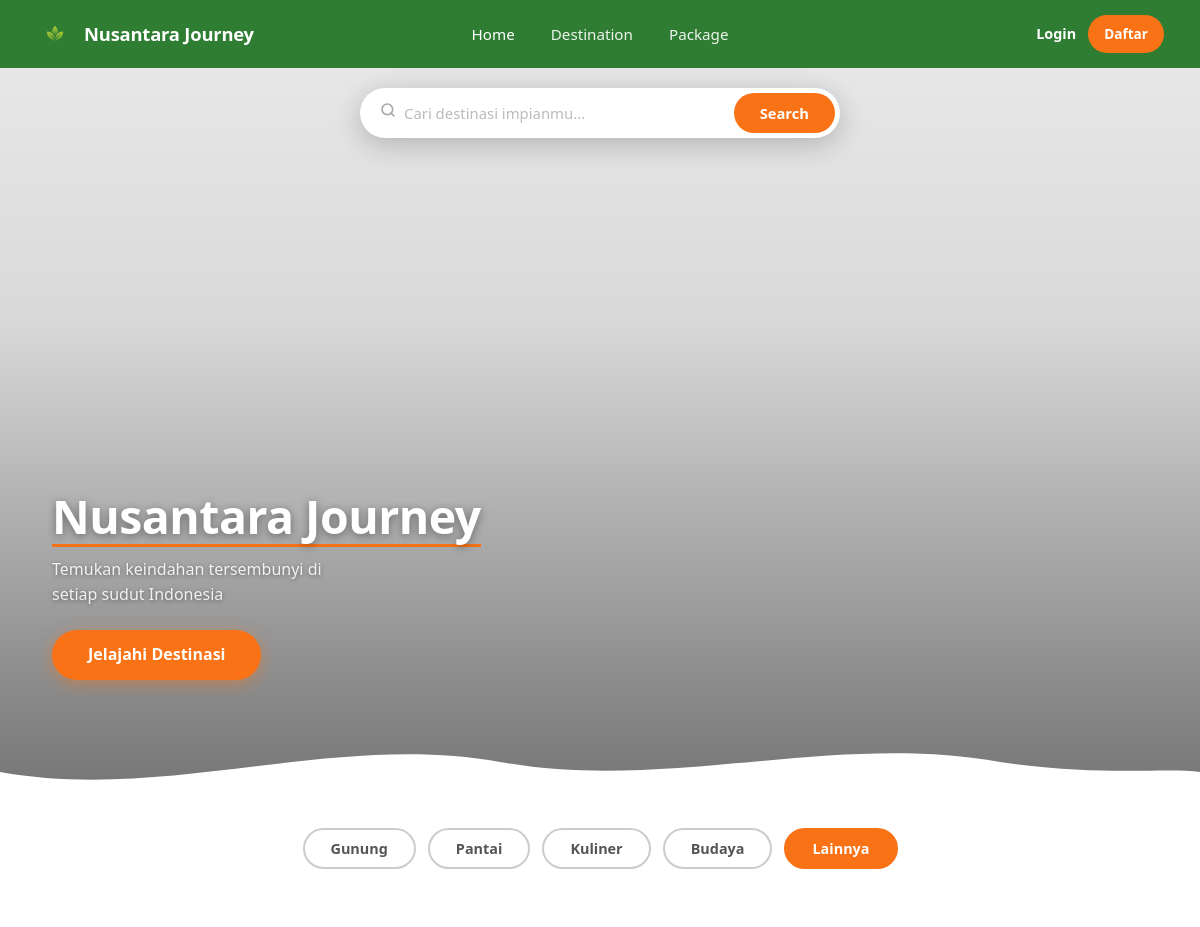
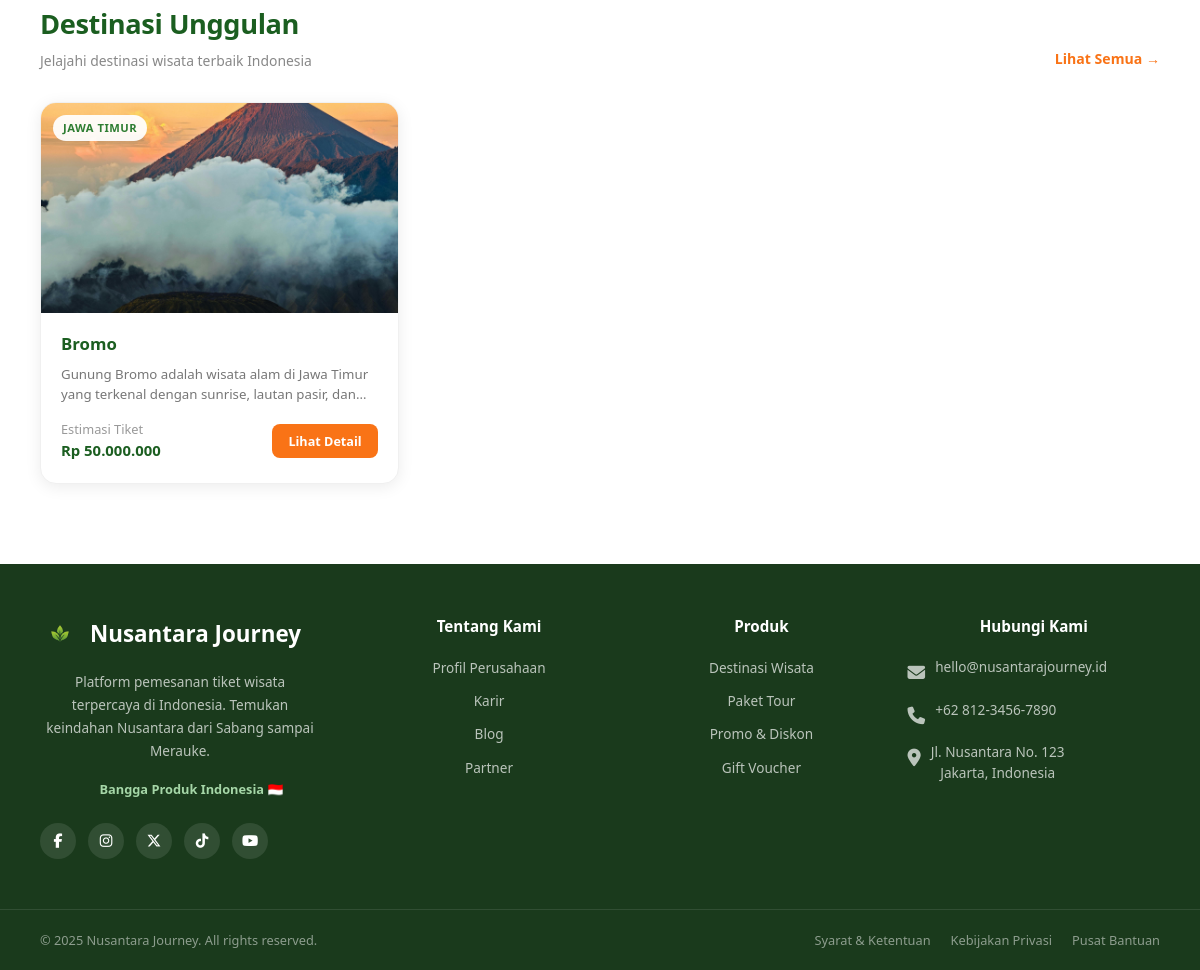
The page / on the database its author committed (2 pictures, top to bottom).
### tables this page shows
CREATE TABLE `destinasi` (
  `id` int(11) NOT NULL,
  `provinsi_id` int(11) DEFAULT NULL,
  `nama_destinasi` varchar(150) NOT NULL,
  `provinsi` varchar(100) NOT NULL,
  `deskripsi` text NOT NULL,
  `harga` int(11) NOT NULL DEFAULT 0,
  `gambar` varchar(255) DEFAULT '',
  `created_at` timestamp NOT NULL DEFAULT current_timestamp(),
  `stok_tiket` int(11) DEFAULT 100
);

CREATE TABLE `provinsi` (
  `id` int(11) NOT NULL,
  `nama_provinsi` varchar(100) NOT NULL,
  `pulau` varchar(100) DEFAULT NULL,
  `ibu_kota` varchar(100) DEFAULT NULL,
  `populasi` varchar(50) DEFAULT NULL,
  `deskripsi` text DEFAULT NULL,
  `gambar` varchar(255) DEFAULT NULL,
  `highlight` varchar(255) DEFAULT NULL,
  `created_at` timestamp NOT NULL DEFAULT current_timestamp()
);

### index.php (the view, shortened to what this page needs)
<?php
require_once 'koneksi.php';
$q = mysqli_query($koneksi, "SELECT d.*, p.nama_provinsi FROM destinasi d LEFT JOIN provinsi p ON d.provinsi_id = p.id ORDER BY d.created_at DESC");
?>
<!DOCTYPE html>
<html lang="id">
<head>
    <link rel="stylesheet" href="assets/css/index.css">
    <link rel="stylesheet" href="https://cdnjs.cloudflare.com/ajax/libs/font-awesome/6.5.1/css/all.min.css">
</head>
<body>
    <nav class="main-nav">
        <a href="index.php" class="nav-brand">
            <img src="uploads/logo.png" alt="Logo" class="nav-logo-leaf"
                 onerror="this.onerror=null; this.src='uploads/logo.png'">
            <span class="nav-brand-name">Nusantara Journey</span>
        </a>
        <div class="nav-links">
            <a href="index.php" class="aktif">Home</a>
            <a href="user/provinsi.php">Destination</a>
            <a href="user/provinsi.php">Package</a>
        </div>
        <div style="display: flex; gap: 12px; align-items: center;">
            <?php if (isset($_SESSION['user_id'])): ?>
                <a href="user/dashboard.php" style="color: white; text-decoration: none; font-weight: 600; font-size: 0.9rem;">Dashboard</a>
                <a href="logout.php" style="background: rgba(255,255,255,0.2); color: white; padding: 8px 16px; border-radius: 20px; text-decoration: none; font-weight: 600; font-size: 0.85rem;">Logout</a>
            <?php else: ?>
                <a href="login.php" style="color: white; text-decoration: none; font-weight: 600; font-size: 0.9rem;">Login</a>
                <a href="register.php" style="background: #f97316; color: white; padding: 8px 16px; border-radius: 20px; text-decoration: none; font-weight: 600; font-size: 0.85rem;">Daftar</a>
            <?php endif; ?>
        </div>
    </nav>
    <section class="hero-section">
        <div class="hero-overlay"></div>
        <div class="hero-search-wrap">
            <div class="hero-search">
                <span class="hero-search-icon">
                    <svg width="16" height="16" viewBox="0 0 24 24" fill="none" stroke="#aaa" stroke-width="2.5" stroke-linecap="round">
                        <circle cx="11" cy="11" r="8"/><line x1="21" y1="21" x2="16.65" y2="16.65"/>
                    </svg>
                </span>
                <input type="text" id="inputCari" placeholder="Cari destinasi impianmu...">
                <button class="btn-search" onclick="cariDestinasi()">Search</button>
            </div>
        </div>
        <div class="hero-content">
            <h1 class="hero-title">
                <span class="underline-accent">Nusantara Journey</span>
            </h1>
            <p class="hero-desc">
                Temukan keindahan tersembunyi di<br>setiap sudut Indonesia
            </p>
            <a href="user/provinsi.php" class="btn-explore">Jelajahi Destinasi</a>
        </div>
        <div class="hero-wave">
            <svg viewBox="0 0 1440 90" xmlns="http://www.w3.org/2000/svg" preserveAspectRatio="none">
                <path fill="#ffffff"
                    d="M0,60 C200,90 400,20 600,50 C800,80 1000,20 1200,50 C1320,65 1400,55 1440,60 L1440,90 L0,90 Z"/>
            </svg>
        </div>
    </section>
    <div class="kategori-section" id="destinasi">
        <button class="btn-kategori" onclick="filterKategori(this)">Gunung</button>
        <button class="btn-kategori" onclick="filterKategori(this)">Pantai</button>
        <button class="btn-kategori" onclick="filterKategori(this)">Kuliner</button>
        <button class="btn-kategori" onclick="filterKategori(this)">Budaya</button>
        <button class="btn-kategori aktif" onclick="filterKategori(this)">Lainnya</button>
    </div>
    <section class="destinasi-section">
        <div class="section-container">
            <div class="section-header">
                <div class="section-header-left">
                    <h2>Destinasi Unggulan</h2>
                    <p>Jelajahi destinasi wisata terbaik Indonesia</p>
                </div>
                <div class="section-header-right">
                    <a href="user/provinsi.php">Lihat Semua &rarr;</a>
                </div>
            </div>
            <?php if ($q && mysqli_num_rows($q) > 0): ?>
            <div class="dest-grid" id="gridDestinasi">
                <?php $i = 0; while ($row = mysqli_fetch_assoc($q)):
                    $ada_gambar = !empty($row['gambar']) && file_exists('uploads/' . $row['gambar']);
                ?>
                <a class="dest-card" href="user/detail.php?id=<?= $row['id'] ?>">
                    <div class="dest-card-img">
                        <?php if ($ada_gambar): ?>
                            <img src="uploads/<?= htmlspecialchars($row['gambar']) ?>"
                                alt="<?= htmlspecialchars($row['nama_destinasi']) ?>">
                        <?php endif; ?>
                        <span class="dest-card-badge"><?= htmlspecialchars($row['nama_provinsi'] ?? $row['provinsi'] ?? 'Indonesia') ?></span>
                    </div>
                    <div class="dest-card-body">
                        <h4><?= htmlspecialchars($row['nama_destinasi']) ?></h4>
                        <p><?= htmlspecialchars($row['deskripsi']) ?></p>
                        <div class="dest-card-footer">
                            <div class="dest-card-harga">
                                Estimasi Tiket
                                <strong>Rp <?= number_format($row['harga'], 0, ',', '.') ?></strong>
                            </div>
                            <span class="btn-dest-detail">Lihat Detail</span>
                        </div>
                    </div>
                </a>
                <?php endwhile; ?>
            </div>
            <?php else: ?>
            <div class="dest-empty">
                <p>Belum ada destinasi tersedia.</p>
            </div>
            <?php endif; ?>
        </div>
    </section>
    <footer class="main-footer">
        <div class="footer-container">
            <div class="footer-grid">
                <div class="footer-brand">
                    <div class="footer-brand-name">
                        <img src="uploads/logo.png" alt="Logo" class="footer-brand-logo" onerror="this.style.display='none'">
                        Nusantara Journey
                    </div>
                    <p class="footer-desc">
                        Platform pemesanan tiket wisata terpercaya di Indonesia.
                        Temukan keindahan Nusantara dari Sabang sampai Merauke.
                    </p>
                    <span class="footer-tagline">Bangga Produk Indonesia 🇮🇩</span>
                    <div class="footer-social">
                        <a href="#" class="footer-social-link" title="Facebook"><i class="fa-brands fa-facebook-f"></i></a>
                        <a href="#" class="footer-social-link" title="Instagram"><i class="fa-brands fa-instagram"></i></a>
                        <a href="#" class="footer-social-link" title="Twitter / X"><i class="fa-brands fa-x-twitter"></i></a>
                        <a href="#" class="footer-social-link" title="TikTok"><i class="fa-brands fa-tiktok"></i></a>
                        <a href="#" class="footer-social-link" title="YouTube"><i class="fa-brands fa-youtube"></i></a>
                    </div>
                </div>
                <div class="footer-col">
                    <h4>Tentang Kami</h4>
                    <ul>
                        <li><a href="#">Profil Perusahaan</a></li>
                        <li><a href="#">Karir</a></li>
                        <li><a href="#">Blog</a></li>
                        <li><a href="#">Partner</a></li>
                    </ul>
                </div>
                <div class="footer-col">
                    <h4>Produk</h4>
                    <ul>
                        <li><a href="user/provinsi.php">Destinasi Wisata</a></li>
                        <li><a href="user/dashboard.php">Paket Tour</a></li>
                        <li><a href="#">Promo & Diskon</a></li>
                        <li><a href="#">Gift Voucher</a></li>
                    </ul>
                </div>
                <div class="footer-col">
                    <h4>Hubungi Kami</h4>
                    <div class="footer-contact-item">
                        <span class="footer-contact-icon"><i class="fa-solid fa-envelope"></i></span>
                        <span>hello@nusantarajourney.id</span>
                    </div>
                    <div class="footer-contact-item">
                        <span class="footer-contact-icon"><i class="fa-solid fa-phone"></i></span>
                        <span>+62 812-3456-7890</span>
                    </div>
                    <div class="footer-contact-item">
                        <span class="footer-contact-icon"><i class="fa-solid fa-location-dot"></i></span>
                        <span>Jl. Nusantara No. 123<br>Jakarta, Indonesia</span>
                    </div>
                </div>
            </div>
        </div>
        <div class="footer-bottom">
            <span class="footer-copyright">&copy; 2025 Nusantara Journey. All rights reserved.</span>
            <div class="footer-links">
                <a href="#">Syarat & Ketentuan</a>
                <a href="#">Kebijakan Privasi</a>
                <a href="#">Pusat Bantuan</a>
            </div>
        </div>
    </footer>
</body>
</html>

### rows shown on the page
destinasi: gambar (picture), provinsi.nama_provinsi "JAWA TIMUR", nama_destinasi "Bromo", deskripsi "Gunung Bromo adalah wisata alam di Jawa Timur yang terkenal dengan sunrise, lautan pasir,…", harga "50.000.000"
